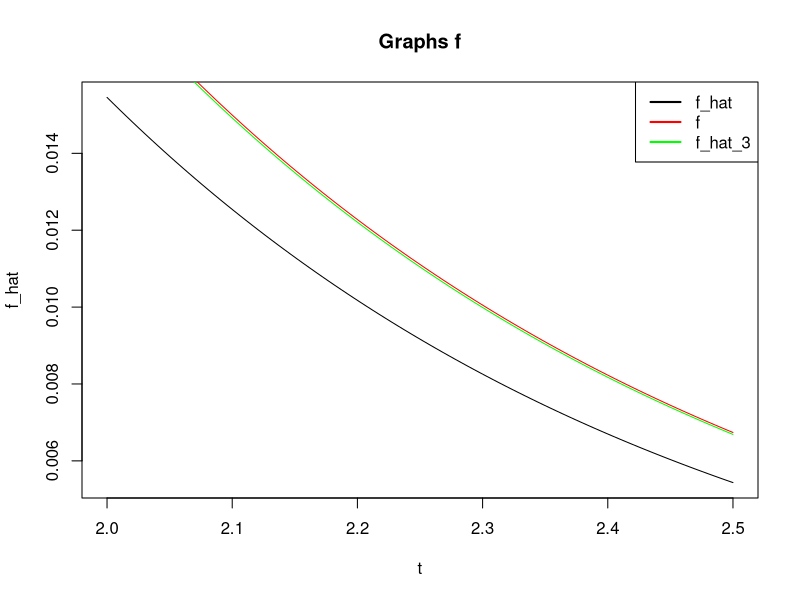

The R script that drew this image:
# Task 2

theta = 2

n = 1000
x = rexp(n, theta)

N = 100
LEFT = 2
RIGHT = 2.5
t = seq(LEFT, RIGHT, (RIGHT-LEFT)/(N-1))

f_hat = rep(NA, N)

for (i in 1:N) {
  if (sum(x) > t[i]) {
    f_hat[i] = (1 - t[i] / sum(x))^(n - 1)
  } else {
    f_hat[i] = 0
  }
}

plot(t, f_hat, type="l", main = "Graphs f", xlim = c(LEFT, RIGHT),col="black")

f = rep(NA, N)
f = exp(-theta*t)
lines(t, f, type="l",col="red")

f_hat_3 = rep(NA, N)
x_1 = rexp(n, theta)
x_2 = rexp(n, theta)
x_3 = rexp(n, theta)
for (i in 1:N) {
  if(sum(x)>t[i] && sum(x_2)>t[i] && sum(x_3)>t[i]) {
    f_hat_3[i] = ((1-t[i]/sum(x_1))^(n-1) + (1-t[i]/sum(x_2))^(n-1) + (1-t[i]/sum(x_3))^(n-1))/3
  } else {
    f_hat_3[i] = 0
  }
}

lines(t, f_hat_3, type="l",col="green")

legend(x = "topright", legend = c("f_hat", "f", "f_hat_3"), col = c("black", "red", "green"), lwd = 2) 

